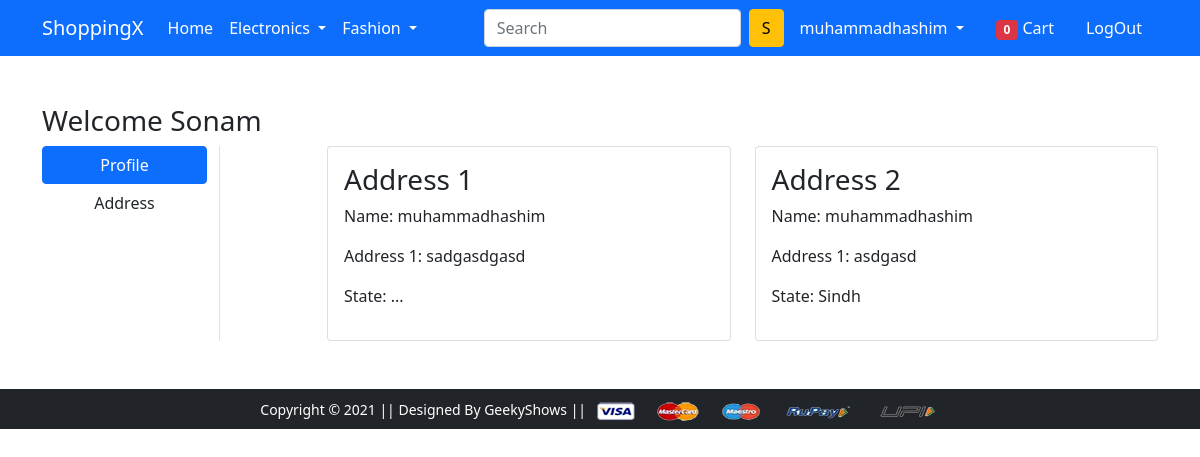
The page /address/ (signed in) on the database its author committed.
### app/models.py (models this page shows, shortened)
class Address(models.Model):
    id = models.AutoField(primary_key=True)
    user=models.ForeignKey(User,on_delete=models.CASCADE)
    name=models.CharField(max_length=255,unique=True)
    address=models.CharField(max_length=255)
    state=models.CharField(max_length=255)
    city=models.CharField(max_length=255)
    zip_code=models.CharField(max_length=255)

### app/views.py (the view)
# urls.py: path('address/', views.address, name='address'),
@login_required(login_url="login")
def address(request):
   address_objs=Address.objects.filter(user=request.user)
   context={"objs":[]}
   if address_objs.exists():
      context={"objs":address_objs}
   return render(request, 'app/address.html',context=context)

### app/context_processors.py (called while the page is built)
def get_objects_count(request):
    if request.user.is_authenticated:
        cart_obj=Cart.objects.filter(user=request.user)
        total_objects=0
        if cart_obj.exists():
            for i in cart_obj:
                total_objects+=1
        return {"objects_count":total_objects}
    else:
        return {"objects_count":0}

### app/templates/app/address.html (shortened to what this page needs)
{% extends 'app/base.html' %}
{% load static %}
{% block main-content %}
<div class="container my-5">
 <div class="row">
 <h3>Welcome Sonam</h3>
  <div class="col-sm-2 border-end">
   <ul class="list-unstyled">
    <li class="d-grid"><a href="{% url 'profile' %}" class="btn btn-primary">Profile</a></li>
    <li class="d-grid"><a href="{% url 'address' %}" class="btn">Address</a></li>
   </ul>
  </div>
  <div class="col-sm-9 offset-sm-1">
   <div class="row">
    {% if objs %}
    {% for obj in objs %}
    <div class="col-sm-6">
     <div class="card">
      <div class="card-body">
       <h3>{{obj.name}}</h3>
       <p>Name: {{request.user}}</p>
       <p>Address 1: {{obj.address}}</p>
       <p>State: {{obj.state}}</p>
      </div>
     </div>
    </div>
    {% endfor %}
    {% endif %}
   </div>
  </div>
 </div>
</div>
{% endblock main-content %}

### app/templates/app/base.html (shortened to what this page needs)
<!doctype html>
{% load static %}
<html lang="en">
  <head>
    <link href="https://cdn.jsdelivr.net/npm/bootstrap@5.0.0-beta1/dist/css/bootstrap.min.css" rel="stylesheet">
    <link rel="stylesheet" href="{% static 'app/css/owl.carousel.min.css' %}">
    <link rel="stylesheet" href="{% static 'app/css/all.min.css' %}">
    <link rel="stylesheet" href="{% static 'app/css/style.css' %}">
  </head>
  <body>
    <nav class="navbar navbar-expand-lg navbar-dark bg-primary">
     <div class="container">
       <a class="navbar-brand" href="/">ShoppingX</a>
       <div class="collapse navbar-collapse" id="navbarSupportedContent">
         <ul class="navbar-nav me-auto mb-2 mb-lg-0">
           <li class="nav-item">
             <a class="nav-link active" aria-current="page" href="/">Home</a>
           </li>
           <li class="nav-item dropdown">
             <a class="nav-link dropdown-toggle text-white" href="#" id="electronicsDropdown" role="button" data-bs-toggle="dropdown" aria-expanded="false">
               Electronics
             </a>
           </li>
           <li class="nav-item dropdown">
             <a class="nav-link dropdown-toggle text-white" href="#" id="fashionDropdown" role="button" data-bs-toggle="dropdown" aria-expanded="false">
               Fashion
             </a>
           </li>
         </ul>
         <form class="d-flex">
           <input class="form-control me-2" type="search" placeholder="Search" aria-label="Search">
           <button class="btn btn-warning" type="submit">S</button>
         </form>
         <div>
          <ul class="navbar-nav me-auto mb-2 mb-lg-0">
            {% if request.user.is_authenticated %}
           <li class="nav-item dropdown mx-2">
              <a class="nav-link dropdown-toggle text-white" href="#" id="profileDropdown" role="button" data-bs-toggle="dropdown" aria-expanded="false">
                {{request.user}}
              </a>
            </li>
            {% endif %}
            {% if request.user.is_authenticated %}
            <li class="nav-item mx-2">
             <a href="{% url 'order_summary' %}" class="nav-link text-white"><span class="badge bg-danger">{{objects_count}}</span> Cart </a>
            </li>
            {% endif %}
            {% if request.user.is_authenticated %}
            <li class="nav-item mx-2">
              <a href="{% url 'logout' %}" class="nav-link text-white">LogOut</a>
             </li>
            {% endif %}
          </ul>
         </div>
       </div>
     </div>
    </nav>
    {% block main-content %} {% endblock main-content %}
    <footer class="container-fluid bg-dark text-center p-2 mt-5">
        <small class="text-white">Copyright &copy; 2021 || Designed By GeekyShows || </small>
        <img src="{% static 'app/images/payment.png' %}" alt="" srcset="" class="img-fluid" height="2px">
    </footer>
  </body>
</html>

### rows shown on the page
Address: name "Address 1", address "sadgasdgasd", state "..."
Address: name "Address 2", address "asdgasd", state "Sindh"

### other values the page prints
{{ request.user }} "muhammadhashim"
{{ objects_count }} "0"
